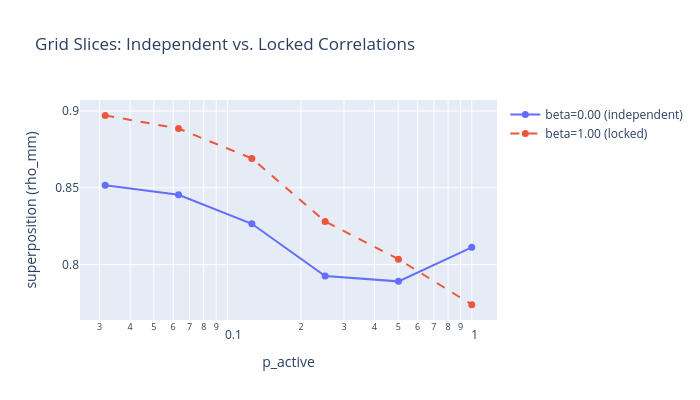

Source (notebook cell):
### Code cell
# When beta=0 (independent magnitudes), parent and child features behave
# more independently. When beta=1 (locked magnitudes), parent-child
# pairs carry redundant information, which modestly increases
# superposition relative to the beta=0 baseline.
fig_slice = go.Figure()

for label, sub_grid, dash in [
    ("beta=0.00 (independent)", slice_independent, "solid"),
    ("beta=1.00 (locked)", slice_locked, "dash"),
]:
    sup_vals = []
    for i in range(sub_grid.shape[0]):
        model = sub_grid[i]
        sup_vals.append(model.superposition.item())

    fig_slice.add_trace(
        go.Scatter(
            x=np.array([v.item() for v in p_active_axis.values]),
            y=sup_vals,
            mode="lines+markers",
            name=label,
            line=dict(dash=dash),
            marker=dict(size=7),
        )
    )

fig_slice.update_xaxes(type="log", title_text="p_active")
fig_slice.update_yaxes(title_text="superposition (rho_mm)")
fig_slice.update_layout(
    title_text="Grid Slices: Independent vs. Locked Correlations",
    height=400,
    width=700,
)
fig_slice.show()

### Figure 1 — Plotly figure (JSON) as saved in the notebook; plotly's stock layout.template omitted (floating-point values rounded to 4 significant figures)
{"data": [{"line": {"dash": "solid"}, "marker": {"size": 7}, "mode": "lines+markers", "name": "beta=0.00 (independent)", "type": "scatter", "x": [0.03162, 0.0631, 0.1259, 0.2512, 0.5012, 1.0], "y": [0.8517, 0.8455, 0.8266, 0.7926, 0.7891, 0.8113]}, {"line": {"dash": "dash"}, "marker": {"size": 7}, "mode": "lines+markers", "name": "beta=1.00 (locked)", "type": "scatter", "x": [0.03162, 0.0631, 0.1259, 0.2512, 0.5012, 1.0], "y": [0.8971, 0.8885, 0.8691, 0.8281, 0.8036, 0.774]}], "layout": {"height": 400, "title": {"text": "Grid Slices: Independent vs. Locked Correlations"}, "width": 700, "xaxis": {"title": {"text": "p_active"}, "type": "log"}, "yaxis": {"title": {"text": "superposition (rho_mm)"}}}}
